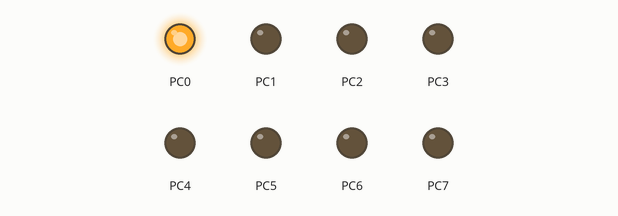
Recording of a program running on a simulated ATmega64, built with avr-gcc and emulated at 16 MHz. Shown: output pins drawn as LEDs (lit = HIGH).

Above: at 0.2 s.
At 2.2 s:
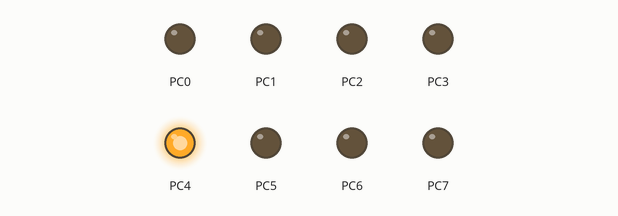
At 4.7 s:
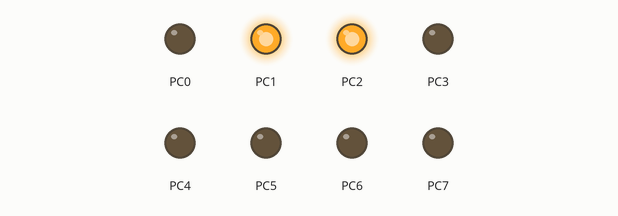
At 9.7 s:
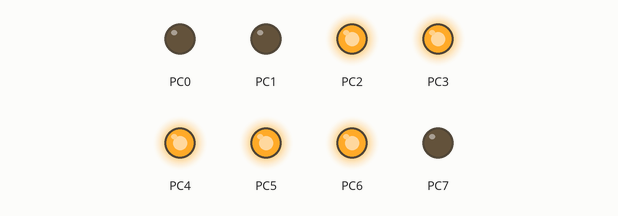
At 14.2 s:
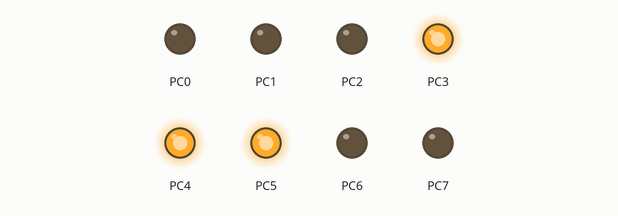
At 19.7 s:
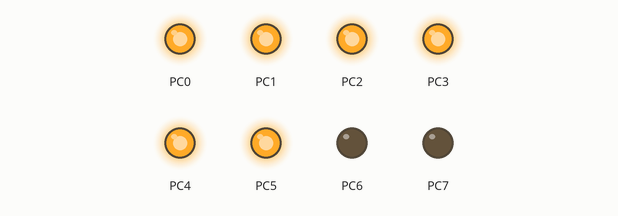
Timing chart, 0 to 20.2 s (numbered marks = the images above):
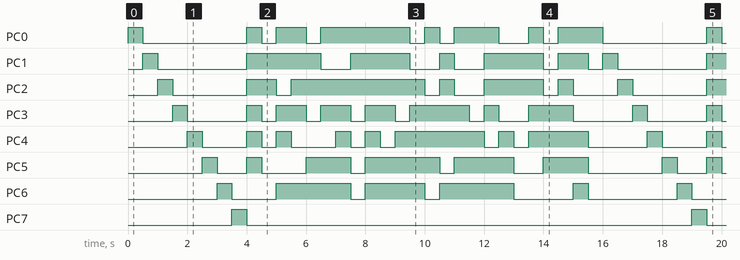

Measured:
- by itself, PC7: alternates HIGH for 0.50 s and LOW for 15.0 s
- by itself, PC6: repeats every 15.5 s: LOW 1.5 s, HIGH 2.5 s, LOW 0.50 s, HIGH 2.0 s, LOW 0.50 s, HIGH 2.5 s, LOW 2.0 s, HIGH 0.50 s, LOW 3.0 s, HIGH 0.50 s
- by itself, PC1: repeats every 15.5 s: LOW 3.0 s, HIGH 2.5 s, LOW 1.0 s, HIGH 2.0 s, LOW 1.0 s, HIGH 0.50 s, LOW 1.0 s, HIGH 2.0 s, LOW 0.50 s, HIGH 1.0 s, LOW 0.50 s, HIGH 0.50 s

The program:

main.c
```c
/*
Janes Heuberger
18.04.2017
schalter_2

Compiler Option 0s

AVR Studio 4
*/

#include <avr/io.h>
#include <util/delay.h>


	int main (void)
	{
		int segmente[] ={0x01,0x02,0x04,0x08,0x10,0x20,0x40,0x80,0x3F,0x06,0x5B,0x4F,0x66,0x6D,0x7D,0x07,0x7F,0x6F, 0x77,0x7C,0x39,0x5E,0x79,0x71,0x6F,0x76,0x06,0x1F,0x38,0x3F,0x73};
		//					a	 b	  c    d    e    f    g	   dp	0	 1	   2	3	 4	 5	  6	    7   8	9	 a	   b	c   d     e   f    g    h     i   j    l    o     p


		DDRC = 0xFF; //Port C out


		int i;

		 while(1)
		{

			for(i=0;i<31;i++)
			{
				PORTC=segmente[i];
				_delay_ms (500);

			}
		}

		return 0;
	}
```
